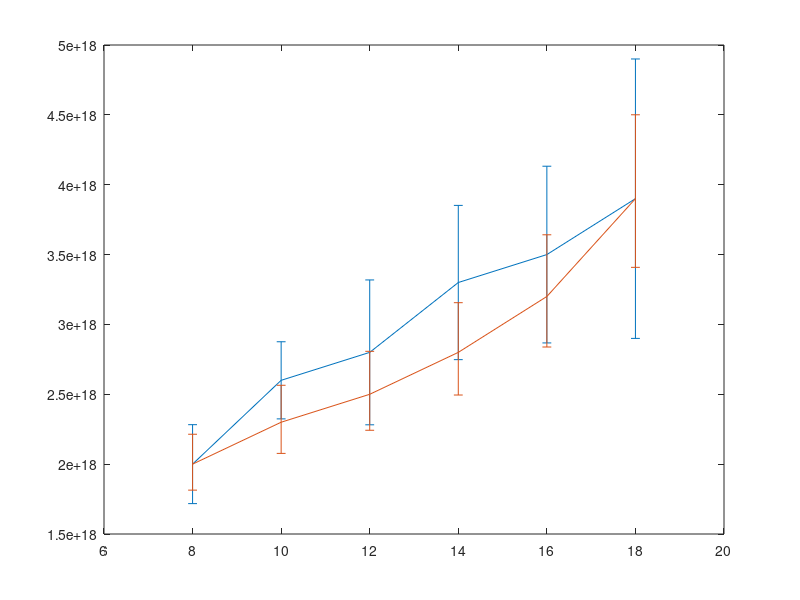
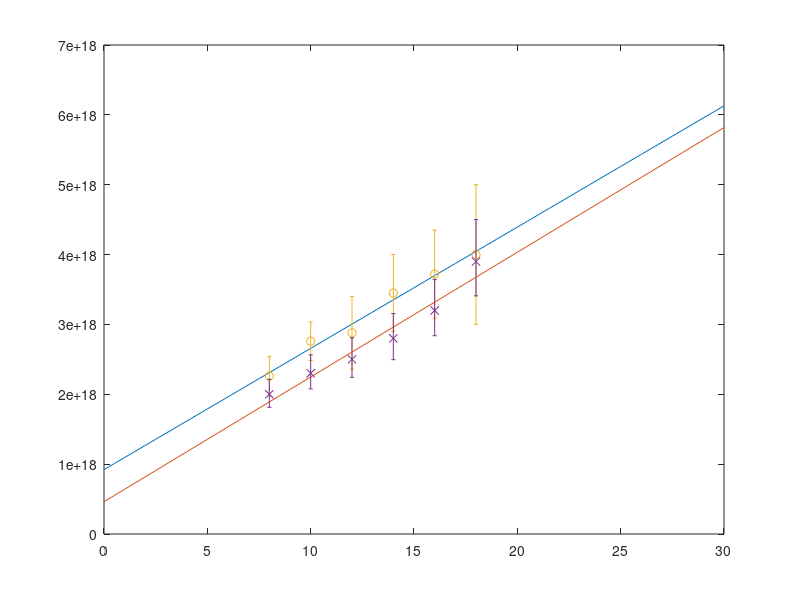
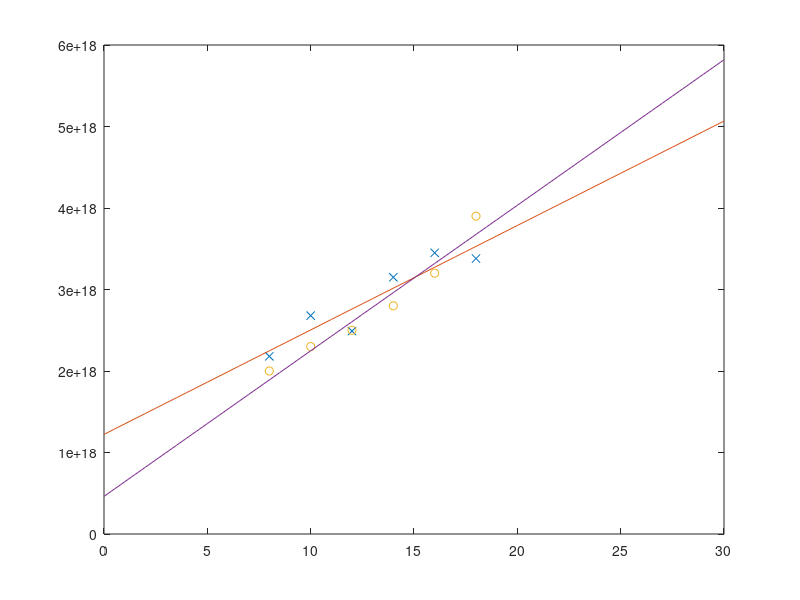
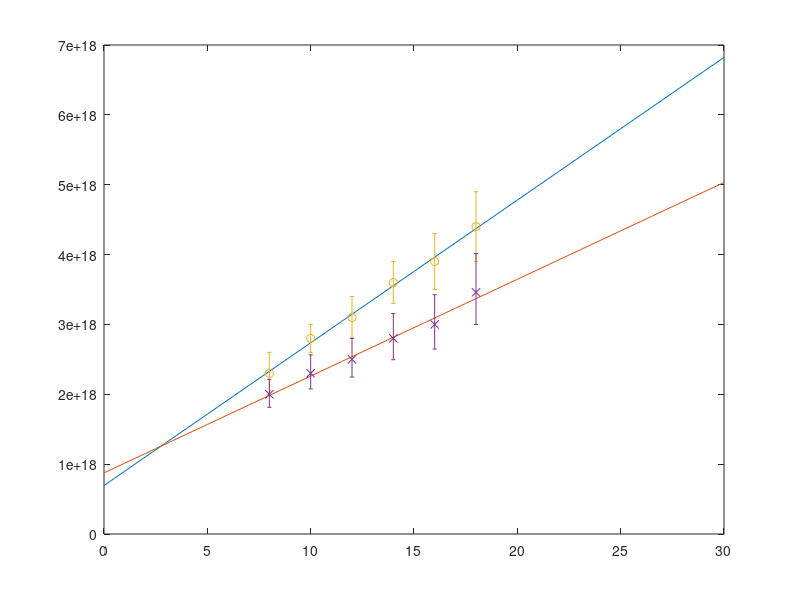

Write MATLAB code to recreate these figures, in order.
close all;

addpath(genpath('O:\Ludwig\Matlab'))


xp = 0:0.5:30; 


density_PW = [ 2.0e18 2.3e18 2.5e18 2.8e18 3.2e18 3.9e18];
density_PW_new = [ 2.0e18 2.3e18 2.5e18 2.8e18 3.0e18 3.46e18];
density_PW_new2 = [ 2.22e18 2.37e18 2.73e18 2.95e18 3.07e18 3.64e18];
density_interf = [ 2.0e18 2.6e18 2.8e18 3.3e18 3.5e18 3.9e18];
density_fit = [2.18e18 2.68e18 2.49e18 3.15e18 3.45e18 3.38e18];
density_fit_av = [2.0e18 2.5e18 2.4e18 3.0e18 3.0e18 3.3e18];
density_fit_av_new = [2.1e18 2.25e18 2.35e18 2.55e18 2.8e18 3.15e18];
density_fit_av_new2 = [2.29e18 2.38e18 2.65e18 3.07e18 3.35e18 3.86e18];
density_interf_av = [ 2.26e18 2.76e18 2.88e18 3.45e18 3.72e18 4.0e18];
density_interf_minmax = [2.3e18 2.8e18 3.1e18 3.6e18 3.9e18 4.4e18];
pressure = 8:2:18;

err_interf = [ 0.25*2.26e18 0.2*2.76e18 0.36*2.88e18 0.32*3.45e18 0.34*3.72e18 0.5*4.0e18]./2;
err_interfmin_max = [0.3e18 0.2e18 0.3e18 0.3e18 0.4e18 0.5e18];
err_density_fit_av_new = [0.075*2.1e18 0.075*2.25e18 0.09*2.35e18 0.085*2.55e18 0.085*2.8e18 0.08*3.15e18];
err_density_fit_av_new2 = [0.052*2.29e18 0.049*2.38e18 0.043*2.65e18 0.042*3.07e18 0.041*3.35e18 0.044*3.86e18];
err_neg_PW = [0.093*2.0e18 0.097*2.3e18 0.103*2.5e18 0.109*2.8e18 0.113*3.2e18 0.126*3.9e18];
err_pos_PW = [0.107*2.0e18 0.115*2.3e18 0.123*2.5e18 0.127*2.8e18 0.138*3.2e18 0.154*3.9e18];
err_neg_PW_new = [0.093*2.0e18 0.097*2.3e18 0.101*2.5e18 0.109*2.8e18 0.11*3.2e18 0.118*3.9e18];
err_pos_PW_new = [0.107*2.0e18 0.115*2.3e18 0.121*2.5e18 0.127*2.8e18 0.133*3.2e18 0.142*3.9e18];



figure(1);
errorbar(pressure,density_interf,err_interf)
hold on
errorbar(pressure,density_PW,err_neg_PW,err_pos_PW)
hold off

figure(2);
P = polyfit(pressure,density_interf_av,1);
yfit = P(1)*xp+P(2);

P2 = polyfit(pressure,density_PW,1);
yfit2 = P2(1)*xp+P2(2);

plot(xp,yfit)
hold on
plot(xp,yfit2)
errorbar(pressure,density_interf_av,err_interf,'o')
errorbar(pressure,density_PW,err_neg_PW,err_pos_PW,'x')
hold off

figure(3);
P3 = polyfit(pressure,density_fit,1);
yfit3 = P3(1)*xp+P3(2);
plot(pressure,density_fit,'x',xp,yfit3,pressure,density_PW,'o',xp,yfit2)


figure(4);
P4 = polyfit(pressure,density_interf_minmax,1);
yfit4 = P4(1)*xp+P4(2);

P2 = polyfit(pressure,density_PW_new,1);
yfit2 = P2(1)*xp+P2(2);

plot(xp,yfit4)
hold on
plot(xp,yfit2)
errorbar(pressure,density_interf_minmax,err_interfmin_max,'o')
errorbar(pressure,density_PW_new,err_neg_PW_new,err_pos_PW_new,'x')
hold off


figure(5);
P5 = polyfit(pressure,density_fit_av,1);
yfit5 = P5(1)*xp+P5(2);

P2 = polyfit(pressure,density_PW_new,1);
yfit2 = P2(1)*xp+P2(2);

plot(xp,yfit5)
hold on
plot(xp,yfit2)
%plot(xp,yfit4)
%errorbar(pressure,density_interf_minmax,err_interfmin_max,'d')
errorbar(pressure,density_fit_av,0.1*density_fit_av,'o')
errorbar(pressure,density_PW_new,err_neg_PW_new,err_pos_PW_new,'x')
hold off

figure(6);
P6 = polyfit(pressure,density_fit_av_new,1);
yfit6 = P6(1)*xp+P6(2);

P21 = polyfit(pressure,density_PW_new,1);
yfit21 = P21(1)*xp+P21(2);

plot(xp,yfit6)
hold on
plot(xp,yfit21)
errorbar(pressure,density_fit_av_new,err_density_fit_av_new,'o')
errorbar(pressure,density_PW_new,err_neg_PW_new,err_pos_PW_new,'x')
hold off


figure(7);
P7 = polyfit(pressure,density_fit_av_new2,1);
yfit7 = P7(1)*xp+P7(2);

P22 = polyfit(pressure,density_PW_new2,1);
yfit22 = P22(1)*xp+P22(2);

plot(xp,yfit7)
hold on
plot(xp,yfit22)
errorbar(pressure,density_fit_av_new2,err_density_fit_av_new2,'o')
errorbar(pressure,density_PW_new2,0.01*density_PW_new2,'x')
hold off


grad = (max(yfit21)-min(yfit21))/30;


